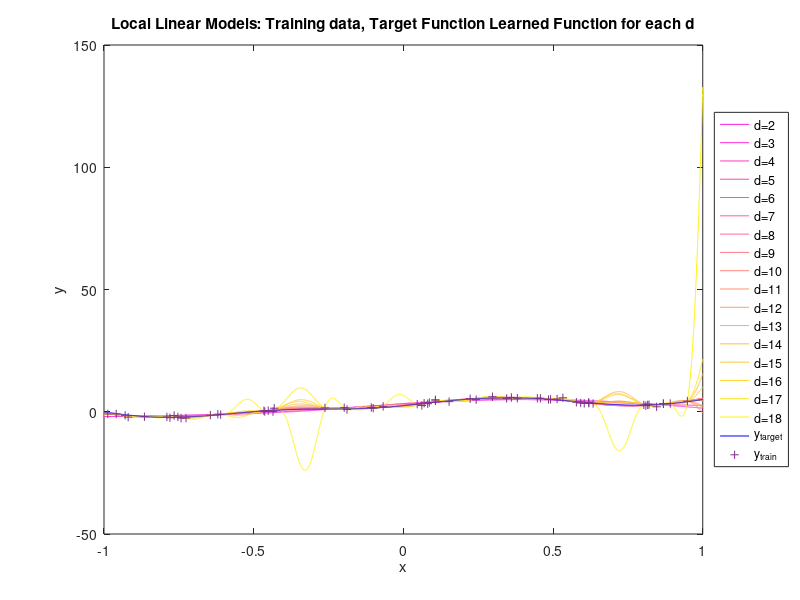
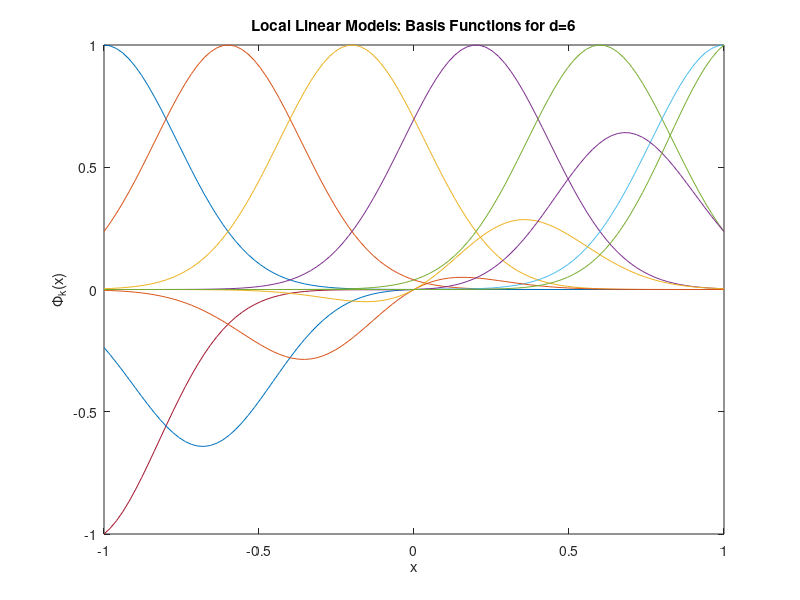
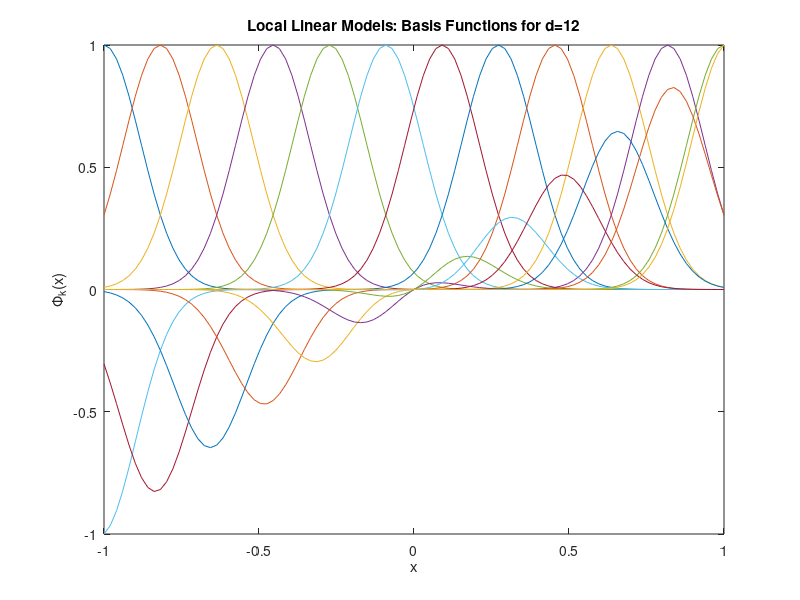
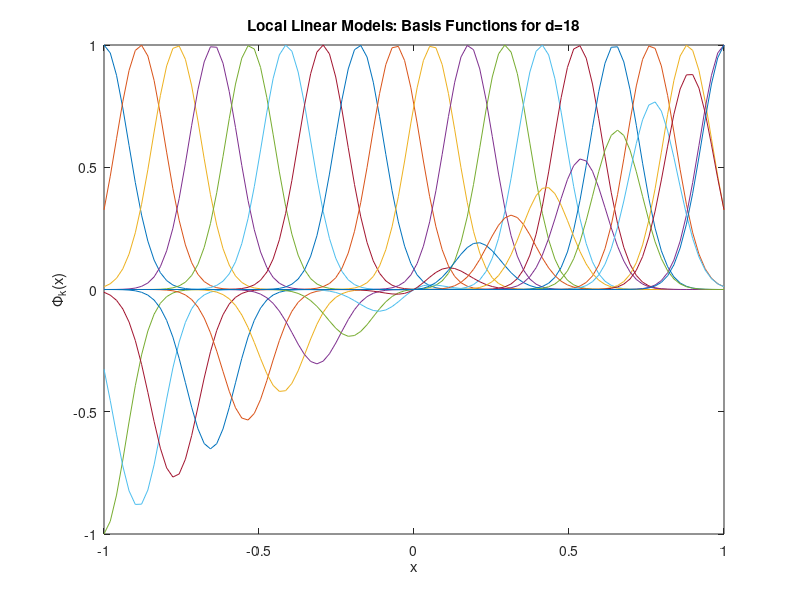

MATLAB code for these plots, in order:
%1.1.3

clc;
close all;
clear;



data = importdata('datasets/linearregression_homework.mat');
x_test = data.x_test;
x_train = data.x_train;
y_target = data.y_target;
y_test = data.y_test;
y_train = data.y_train;

d_max = 18;

fig1=figure();



y_our_train = zeros(length(x_train), d_max);
y = zeros(length(x_test), d_max);

for d = 2:d_max
   
    myh = ones(size(x_train))*linspace(-1, 1, d);
    
    x_train_mat = [x_train]*ones(1,d);
    X = exp((-(x_train_mat-myh).^2)./((2/d).^2));
    X_r = x_train_mat.*exp((-(x_train_mat-myh).^2)./((2/d).^2));
    X = [X, X_r];
    W = inv(X'*X)*X'*y_train;
    
    y_our_train(:,d) = X*W;

    
    
    myh = ones(size(x_test))*linspace(-1, 1, d);
    x_test_mat = [x_test]*ones(1,d);
    X_test = exp((-(x_test_mat-myh).^2)./((2/d).^2));
    X_test_r = x_test_mat.*exp((-(x_test_mat-myh).^2)./((2/d).^2));
    X_test = [X_test, X_test_r];
    
    y(:,d) = X_test*W;
    my_plot = plot(x_test, y(:,d));
    hold on;
    set(my_plot, 'Color', [1, d/(d_max+1) , 1-d/(d_max+1)]);
    

end

plot(x_test, y_target, 'b-');
plot(x_train, y_train, ' +');

title('Local Linear Models: Training data, Target Function Learned Function for each d');
xlabel('x');
ylabel('y');
legend('d=2', 'd=3', 'd=4', 'd=5', 'd=6', 'd=7', 'd=8', 'd=9', 'd=10', 'd=11', 'd=12', 'd=13', 'd=14', 'd=15', 'd=16', 'd=17', 'd=18', 'y_{target}', 'y_{train}', 'Location', 'EastOutside');


%plot of basis functions

x_basis = linspace(-1,1,100)';
d = d_max;
myh = ones(size(x_basis))*linspace(-1, 1, d);

x_basis_mat = [x_basis]*ones(1,d);
X_basis = exp((-(x_basis_mat-myh).^2)./((2/d).^2));

for d = [6 12 18]
    myh = ones(size(x_basis))*linspace(-1, 1, d);

    x_basis_mat = [x_basis]*ones(1,d);
    X_basis = exp((-(x_basis_mat-myh).^2)./((2/d).^2));
    X_basis_r = x_basis_mat.*exp((-(x_basis_mat-myh).^2)./((2/d).^2));
    X_basis = [X_basis, X_basis_r];

    figure
    for k = 2:(d*2)+1
        mask = zeros(d*2, 1);
        mask(k-1) = 1;
    
        y_basis = X_basis*mask;
    
        plot(x_basis, y_basis);
        axis([-1 1 -1 1]);
        hold on;
    end
    
    title(['Local Linear Models: Basis Functions for d=', num2str(d)]);
    xlabel('x');
    ylabel('\Phi_k(x)');
end




%letzter punkt:

for d = 2:d_max
    mse_test(d) = (y(:,d) - y_test)' * (y(:,d) - y_test) / length(y_test);
    mse_train(d) = (y_our_train(:,d) - y_train)' * (y_our_train(:,d) - y_train) / length(y_our_train);
end

figure

plot(2:d_max, mse_test(2:d_max), 'r-');
hold on;
plot(2:d_max, mse_train(2:d_max), 'b-');

title('Local Linear Models: MSE on Training and Test Set');
xlabel('l');
ylabel('MSE');
legend('MSE for Test Set', 'MSE for Training Set','Location','NorthWest');
